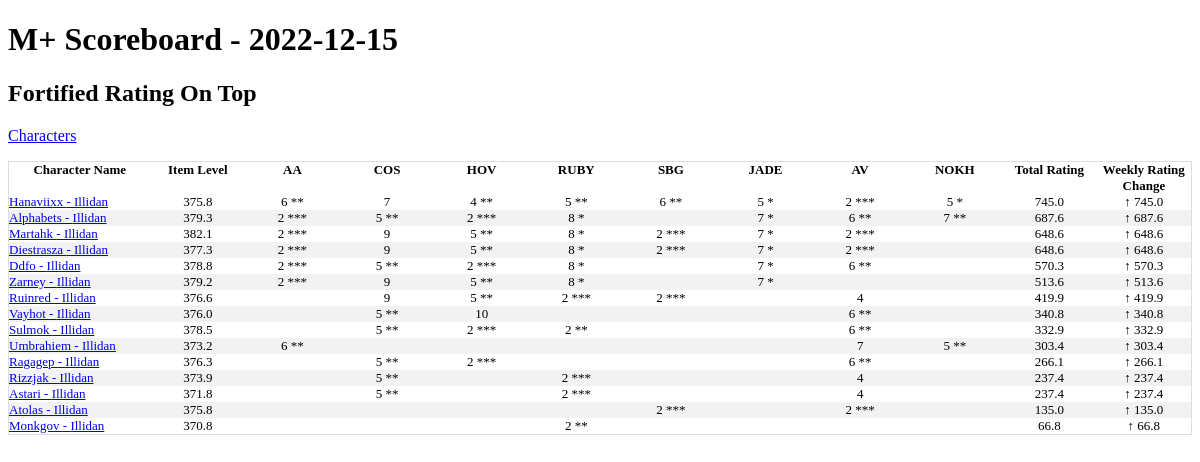
The page / on the database its author committed.
### tables this page shows
CREATE TABLE season_best_pivot_ext(
  name TEXT,
  realm TEXT,
  region TEXT,
  scoreboard_date TEXT,
  total_rating,
  "Algeth'ar Academy Fortified",
  "Algeth'ar Academy Tyrannical",
  "Court of Stars Fortified",
  "Court of Stars Tyrannical",
  "Halls of Valor Fortified",
  "Halls of Valor Tyrannical",
  "Ruby Life Pools Fortified",
  "Ruby Life Pools Tyrannical",
  "Shadowmoon Burial Grounds Fortified",
  "Shadowmoon Burial Grounds Tyrannical",
  "Temple of the Jade Serpent Fortified",
  "Temple of the Jade Serpent Tyrannical",
  "The Azure Vault Fortified",
  "The Azure Vault Tyrannical",
  "The Nokhud Offensive Fortified",
  "The Nokhud Offensive Tyrannical",
  daily_rating_change,
  pr_AA_for TEXT,
  pr_AA_tyr TEXT,
  pr_COS_for TEXT,
  pr_COS_tyr TEXT,
  pr_HOV_for TEXT,
  pr_HOV_tyr TEXT,
  pr_RUBY_for TEXT,
  pr_RUBY_tyr TEXT,
  pr_SBG_for TEXT,
  pr_SBG_tyr TEXT,
  pr_JADE_for TEXT,
  pr_JADE_tyr TEXT,
  pr_AV_for TEXT,
  pr_AV_tyr TEXT,
  pr_NOKH_for TEXT,
  pr_NOKH_tyr TEXT
);

### app.py (the view)
@app.route('/')
def index():
    conn = create_connection()
    cursor  = conn.cursor()
    data = cursor.execute("""select scoreboard.*
    ,char.derived_item_level
     from
    (
        select *
        ,round(total_rating,1) as total_rating_round
        ,round(daily_rating_change,1) as daily_rating_change_round
        from base_characters base left join season_best_pivot_ext piv
    on upper(base.name) = upper(piv.name)
    and upper(base.realm) = upper(piv.realm)
    and upper(base.region) = upper(piv.region)
    where scoreboard_date = (select max(scoreboard_date) from  season_best_pivot_ext)
    order by total_rating desc
    ) scoreboard
    left join
    (
        Select Name,realm,region,round(avg(derived_item_level),1) as derived_item_level
        from character_gear_ext
        where last_crawled_at = (select max(last_crawled_at) from character_gear_ext)
        group by Name,realm,region
    )char
    on scoreboard.name  = char.name
    and scoreboard.realm = char.realm
    and scoreboard.region=char.region
    where scoreboard.total_rating > 0
    order by total_rating desc,derived_item_level desc
    """).fetchall()
    max_date = cursor.execute('select max(scoreboard_date) as max_date from season_best_pivot_ext').fetchone()
    print('hi')
    return render_template('index.html',data=data,max_date = max_date)

### app.py (called while the page is built)
def create_connection():
    conn = None
    try:
        file ="/home/terrysey/MythicPlus/mplus.db"
        conn = sqlite3.connect(file
        ,detect_types=sqlite3.PARSE_DECLTYPES)
        conn.row_factory=sqlite3.Row
        return conn
    except Error as e:
        print(e)
        try:
            file="/Users/terryseyler/git/mythicplus/mplus.db"
            conn = sqlite3.connect(file
            ,detect_types=sqlite3.PARSE_DECLTYPES)
            conn.row_factory=sqlite3.Row
            return conn
        except Error as e:
            print(e)
            try:
                file="C:/Users/tlsey/git/MythicPlus/mplus.db"
                conn = sqlite3.connect(file
                ,detect_types=sqlite3.PARSE_DECLTYPES)
                conn.row_factory=sqlite3.Row
                return conn
            except Error as e:
                print(e)

### templates/index.html (shortened to what this page needs)
<!doctype html>
<link rel="stylesheet" href="{{ url_for('static', filename='style.css') }}">
<html>
<h1>M+ Scoreboard - {{max_date['max_date']}} </h1>
<h2>Fortified Rating On Top</h2>
<p><a href="{{url_for('character_list')}}">Characters</a></p>
<table class="scoreboard">
<thead>
    <th>Character Name</td>
    <th>Item Level</th>
    <th>AA</th>
    <th>COS</th>
    <th>HOV</th>
    <th>RUBY</th>
    <th>SBG</th>
    <th>JADE</th>
    <th>AV</th>
    <th>NOKH</th>
    <th>Total Rating</th>
    <th>Weekly Rating Change</th>
    </thead>
{% for data in data %}
<tr>
    <td><a href="{{url_for('character_name',character_name=data['name'],realm=data['realm'],region=data['region'])}}">{{ data['name'] }} - {{data['realm']}}</a></td>
    <td>{{ data['derived_item_level'] }}</td>
    <td>{% if data['pr_AA_for'] !=  data['Algeth\'ar Academy Fortified'] and data['pr_AA_for'] %}
    {{ data['Algeth\'ar Academy Fortified']}} ( {{data['pr_AA_for']}}  )
    {% else %}
      {{ data['Algeth\'ar Academy Fortified'] }}
    {% endif %}
    <br>
    </td>
    <td>{% if data['pr_COS_for'] !=  data['Court of Stars Fortified'] and data['pr_COS_for']%}
    {{ data['Court of Stars Fortified']}} ( {{data['pr_COS_for']}}  )
    {% else %}
      {{ data['Court of Stars Fortified'] }}
    {% endif %}
    <br>
    </td>
    <td>{% if data['pr_HOV_for'] !=  data['Halls of Valor Fortified'] and data['pr_HOV_for'] %}
    {{ data['Halls of Valor Fortified']}} ( {{data['pr_HOV_for']}}  )
    {% else %}
      {{ data['Halls of Valor Fortified'] }}
    {% endif %}
    <br>
    </td>
    <td>{% if data['pr_RUBY_for'] !=  data['Ruby Life Pools Fortified'] and data['pr_RUBY_for'] %}
    {{ data['Ruby Life Pools Fortified']}} ( {{data['pr_RUBY_for']}}  )
    {% else %}
    {{ data['Ruby Life Pools Fortified'] }}
    {% endif %}
    <br>
    </td>
    <td>{% if data['pr_SBG_for'] !=  data['Shadowmoon Burial Grounds Fortified'] and data['pr_SBG_for'] %}
    {{ data['Shadowmoon Burial Grounds Fortified']}} ( {{data['pr_SBG_for']}}  )
    {% else %}
    {{ data['Shadowmoon Burial Grounds Fortified'] }}
    {% endif %}
    <br>
    </td>
    <td>{% if data['pr_JADE_for'] !=  data['Temple of the Jade Serpent Fortified'] and data['pr_JADE_for']%}
    {{ data['Temple of the Jade Serpent Fortified']}} ( {{data['pr_JADE_for']}}  )
    {% else %}
    {{ data['Temple of the Jade Serpent Fortified'] }}
    {% endif %}
    <br>
    </td>
    <td>{% if data['pr_AV_for'] !=  data['The Azure Vault Fortified'] and data['pr_AV_for']%}
    {{ data['The Azure Vault Fortified'] }} ( {{data['pr_AV_for']}}  )
    {% else %}
      {{ data['The Azure Vault Fortified'] }}
    {% endif %}
    <br>
    </td>
    <td>{% if data['pr_NOKH_for'] !=  data['The Nokhud Offensive Fortified'] and data['pr_NOKH_for'] %}
    {{ data['The Nokhud Offensive Fortified']}} ( {{data['pr_NOKH_for']}}  )
    {% else %}
    {{ data['The Nokhud Offensive Fortified'] }}
    {% endif %}
    <br>
    </td>
    <td>{{ data['total_rating_round'] }}</td>
   {% if data['daily_rating_change_round'] > 0 %}
     <td>&uarr; {{ data['daily_rating_change_round'] }}</td>
   {% elif data['daily_rating_change_round']  < 0 %}
     <td>&darr;{{ data['daily_rating_change_round'] }}</td>
   {% else %}
     <td>&harr;</td>
   {% endif %}
{% endfor %}
</table>
</html>

### static/style.css (style rules this page uses)
th, td { text-align: left; vertical-align:top; padding: 0px; font-size: 13px; }
table.scoreboard { border-collapse: collapse; border-spacing: 0; width: 100%; border: 1px solid #ddd; }
.scoreboard tr td, .scoreboard thead th { text-align: center; width: 8% }
.scoreboard tr td:nth-child(1) { text-align: left; width: 12%; }
tr:nth-child(even) { background-color: #f2f2f2; }

### rows shown on the page
season_best_pivot_ext: name "Hanaviixx", realm "Illidan", derived_item_level "375.8", data "6 **", Court of Stars Fortified "7", Halls of Valor Fortified "4 **", Ruby Life Pools Fortified "5 **", data "5 *", The Azure Vault Fortified "2 ***", total_rating_round "745.0", daily_rating_change_round "745.0"
season_best_pivot_ext: name "Alphabets", realm "Illidan", derived_item_level "379.3", data "2 ***", Court of Stars Fortified "5 **", Ruby Life Pools Fortified "8 *", Temple of the Jade Serpent Fortified "7 *", The Azure Vault Fortified "6 **", The Nokhud Offensive Fortified "7 **", total_rating_round "687.6", daily_rating_change_round "687.6"
season_best_pivot_ext: name "Martahk", realm "Illidan", derived_item_level "382.1", data "2 ***", Court of Stars Fortified "9", Halls of Valor Fortified "5 **", Ruby Life Pools Fortified "8 *", Temple of the Jade Serpent Fortified "7 *", total_rating_round "648.6", daily_rating_change_round "648.6"
season_best_pivot_ext: name "Diestrasza", realm "Illidan", derived_item_level "377.3", data "2 ***", Court of Stars Fortified "9", Halls of Valor Fortified "5 **", Ruby Life Pools Fortified "8 *", Temple of the Jade Serpent Fortified "7 *", total_rating_round "648.6", daily_rating_change_round "648.6"
season_best_pivot_ext: name "Ddfo", realm "Illidan", derived_item_level "378.8", data "2 ***", Court of Stars Fortified "5 **", Ruby Life Pools Fortified "8 *", Temple of the Jade Serpent Fortified "7 *", The Azure Vault Fortified "6 **", total_rating_round "570.3", daily_rating_change_round "570.3"
season_best_pivot_ext: name "Zarney", realm "Illidan", derived_item_level "379.2", data "2 ***", Court of Stars Fortified "9", Halls of Valor Fortified "5 **", Ruby Life Pools Fortified "8 *", Temple of the Jade Serpent Fortified "7 *", total_rating_round "513.6", daily_rating_change_round "513.6"
season_best_pivot_ext: name "Ruinred", realm "Illidan", derived_item_level "376.6", Court of Stars Fortified "9", Halls of Valor Fortified "5 **", data "2 ***", The Azure Vault Fortified "4", total_rating_round "419.9", daily_rating_change_round "419.9"
season_best_pivot_ext: name "Vayhot", realm "Illidan", derived_item_level "376.0", Court of Stars Fortified "5 **", Halls of Valor Fortified "10", The Azure Vault Fortified "6 **", total_rating_round "340.8", daily_rating_change_round "340.8"
season_best_pivot_ext: name "Sulmok", realm "Illidan", derived_item_level "378.5", Court of Stars Fortified "5 **", Halls of Valor Fortified "2 ***", Ruby Life Pools Fortified "2 **", The Azure Vault Fortified "6 **", total_rating_round "332.9", daily_rating_change_round "332.9"
season_best_pivot_ext: name "Umbrahiem", realm "Illidan", derived_item_level "373.2", data "6 **", The Azure Vault Fortified "7", The Nokhud Offensive Fortified "5 **", total_rating_round "303.4", daily_rating_change_round "303.4"
season_best_pivot_ext: name "Ragagep", realm "Illidan", derived_item_level "376.3", Court of Stars Fortified "5 **", Halls of Valor Fortified "2 ***", The Azure Vault Fortified "6 **", total_rating_round "266.1", daily_rating_change_round "266.1"
season_best_pivot_ext: name "Rizzjak", realm "Illidan", derived_item_level "373.9", Court of Stars Fortified "5 **", Ruby Life Pools Fortified "2 ***", The Azure Vault Fortified "4", total_rating_round "237.4", daily_rating_change_round "237.4"
season_best_pivot_ext: name "Astari", realm "Illidan", derived_item_level "371.8", Court of Stars Fortified "5 **", Ruby Life Pools Fortified "2 ***", The Azure Vault Fortified "4", total_rating_round "237.4", daily_rating_change_round "237.4"
season_best_pivot_ext: name "Atolas", realm "Illidan", derived_item_level "375.8", data "2 ***", total_rating_round "135.0", daily_rating_change_round "135.0"
season_best_pivot_ext: name "Monkgov", realm "Illidan", derived_item_level "370.8", Ruby Life Pools Fortified "2 **", total_rating_round "66.8", daily_rating_change_round "66.8"

### other values the page prints
{{ max_date['max_date'] }} "2022-12-15"
